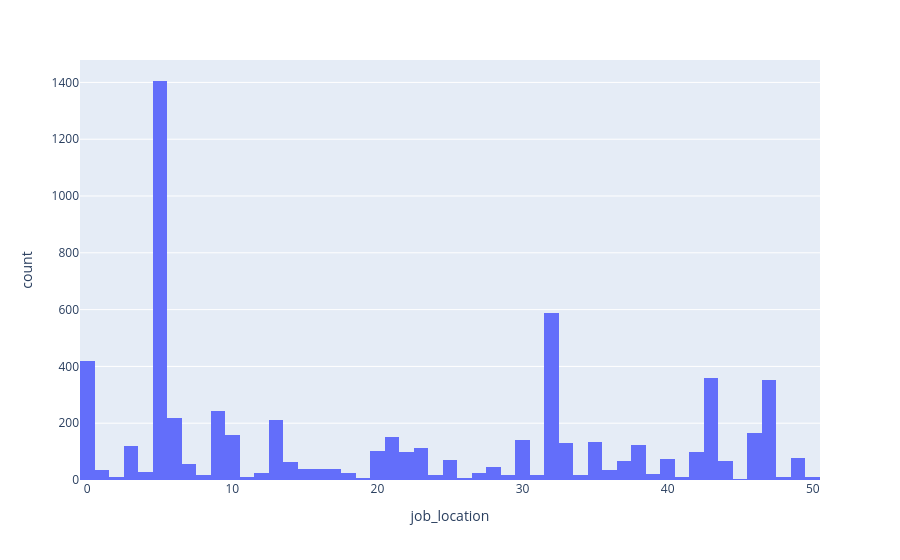

Here is the notebook cell this chart was saved with:
### Markdown cell above
> Gráfico de valor de salário desejado

### Code cell
local = df.plot(kind="hist", x="job_location")
local.show()

### Figure 1 — Plotly figure (JSON) as saved in the notebook; plotly's stock layout.template omitted (floating-point values rounded to 4 significant figures; data arrays with more than 128 entries replaced by an {"elided": "..."} marker saying what was removed)
{"data": [{"bingroup": "x", "hovertemplate": "job_location=%{x}<br>count=%{y}<extra></extra>", "legendgroup": "", "marker": {"color": "#636efa", "pattern": {"shape": ""}}, "name": "", "orientation": "v", "showlegend": false, "type": "histogram", "x": {"elided": "6328 int values"}, "xaxis": "x", "yaxis": "y"}], "layout": {"barmode": "relative", "legend": {"tracegroupgap": 0}, "margin": {"t": 60}, "xaxis": {"anchor": "y", "domain": [0, 1], "title": {"text": "job_location"}}, "yaxis": {"anchor": "x", "domain": [0, 1], "title": {"text": "count"}}}}
